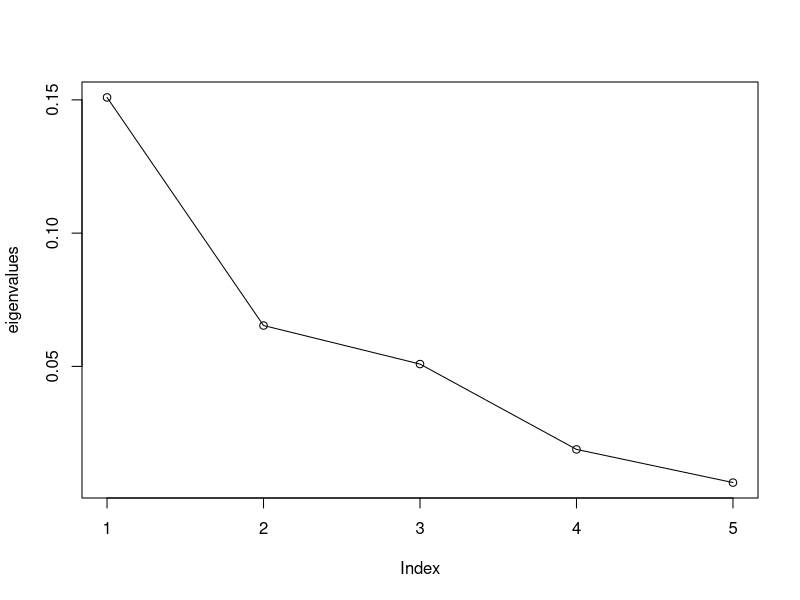
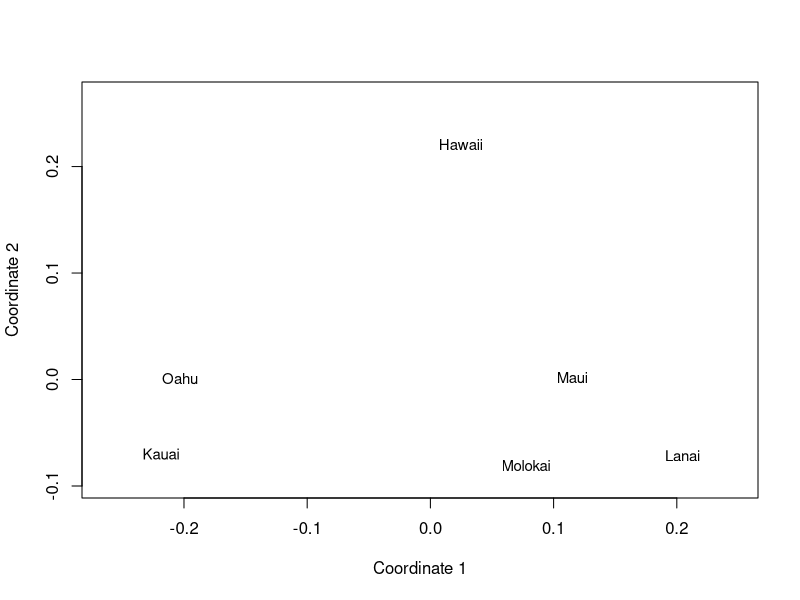
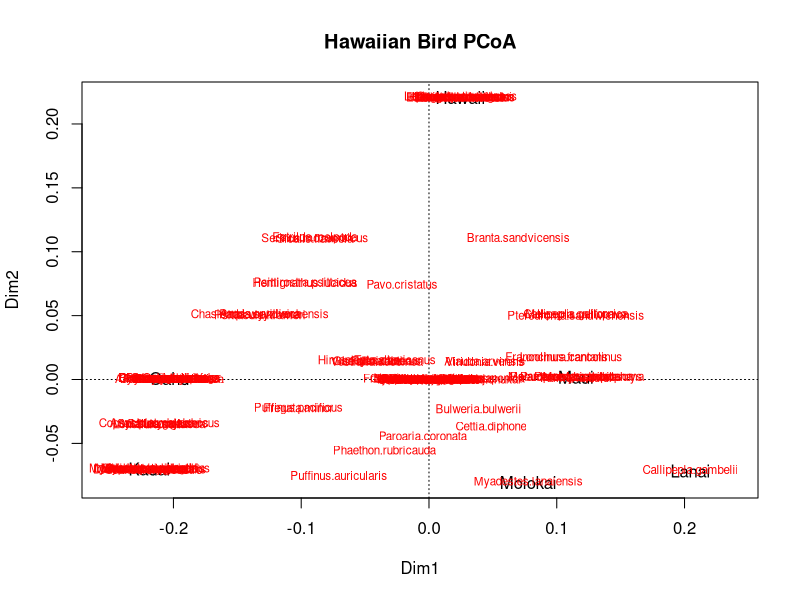
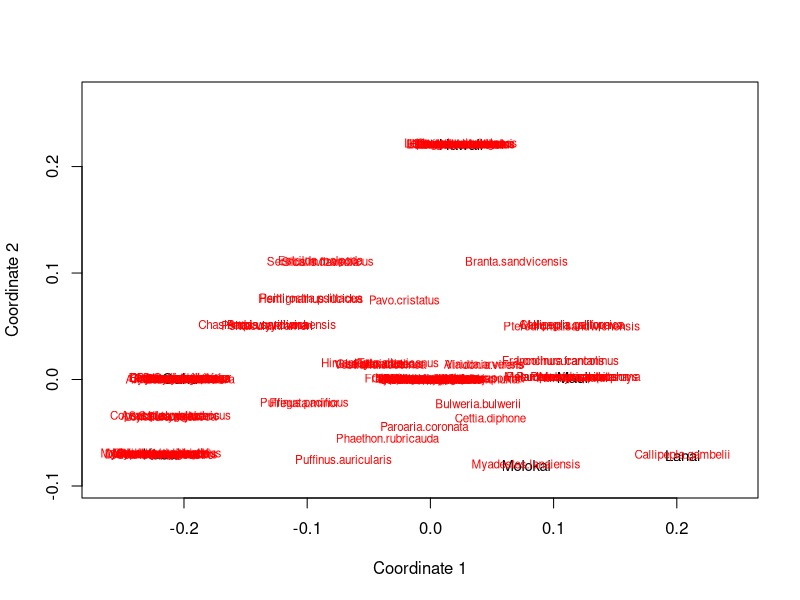
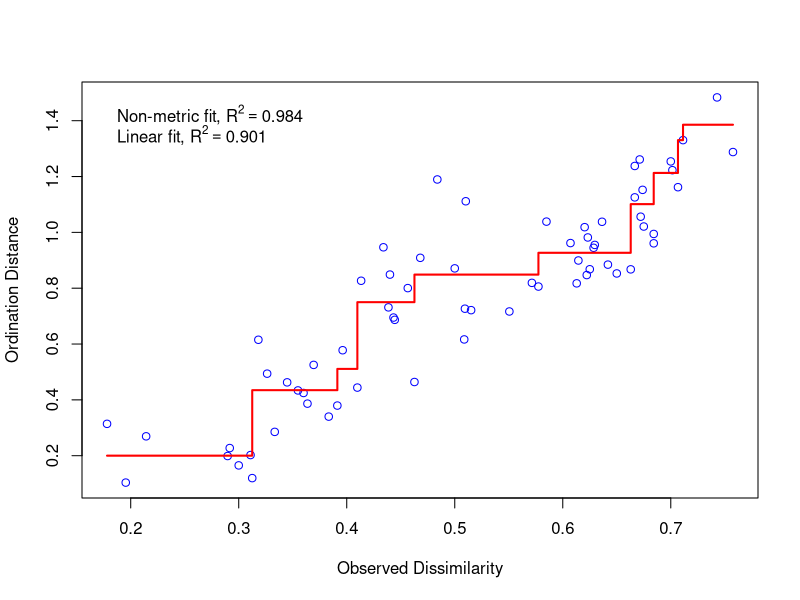
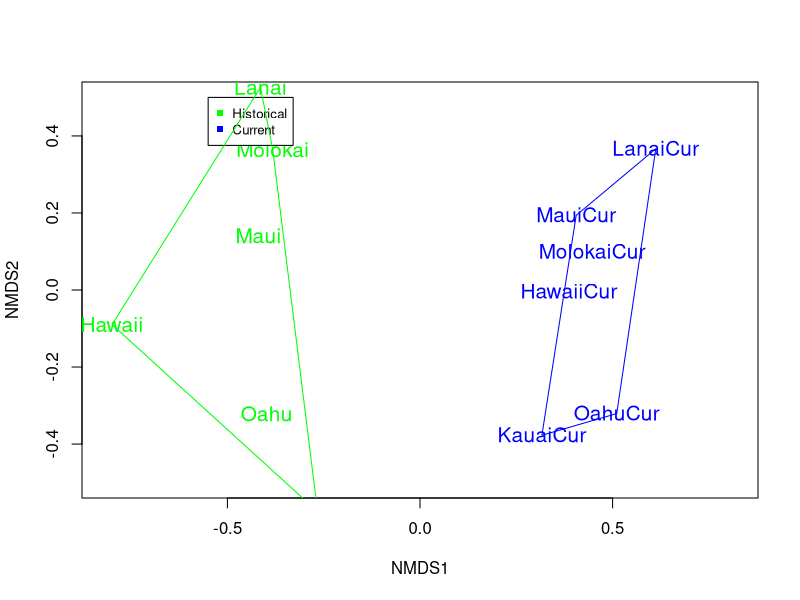
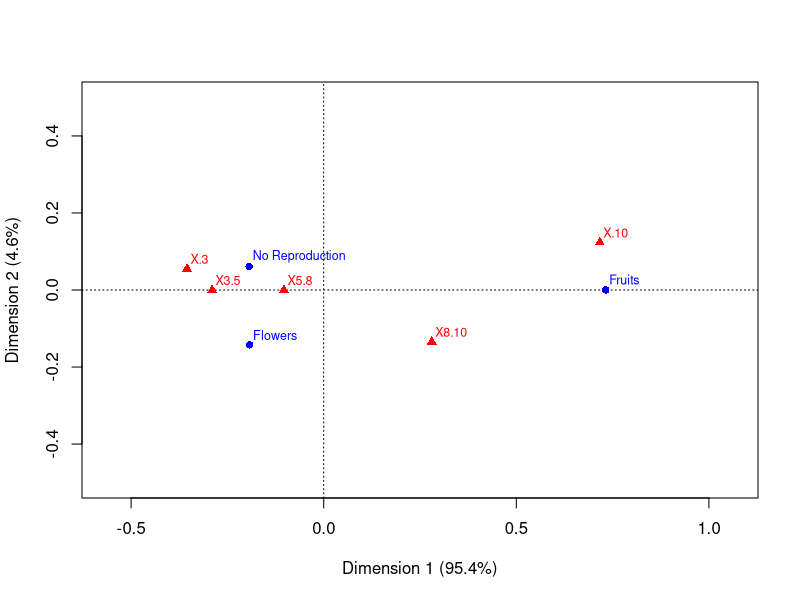
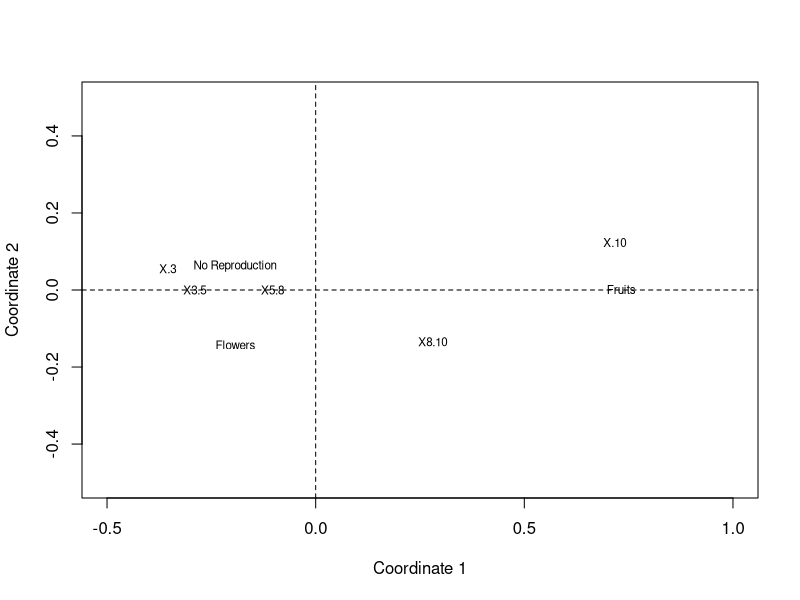

Here is the R script that generated these plots, in order:
# 24 September 2020
# Multivariate Statistics Lab 4—Ordination 2
# David Mason
# Set up R session ####
birds <- read.csv("Lab 4/Data/Current_Hawaiian_Birds.csv", row=1, header=TRUE)
birds2 <- read.csv("Lab 4/Data/combined_birds.csv", row=1, header=TRUE)
tree <- read.csv("Lab 4/Data/tree.csv", row=1, header=TRUE)

library(vegan)
library(ca)
# Principal components analysis ####
jbirds <- vegdist(birds, "bray")
cmd<-cmdscale(jbirds, k=5, eig=TRUE) 
cmd$points

eigenvalues<-cmd$eig[1:5]
propVar<-eigenvalues/sum(eigenvalues)
cumVar<-cumsum(propVar)
PCoA_Table<-cbind(eigenvalues,propVar,cumVar)
PCoA_Table

plot(eigenvalues)
lines(lowess(eigenvalues))

x<-cmd$points[,1]
y<-cmd$points[,2]
plot(x,y,xlab= "Coordinate 1", ylab="Coordinate 2", xlim=range(x)*1.2,ylim=range(y)*1.2, type="n")
text(x,y,labels=rownames(cmd$points), cex=.9)

?ordiplot

ordiplot(scores(cmd)[,c(1,2)], type="t",cex=1, main="Hawaiian Bird PCoA")
abline(h=0,lty=3)
abline(v=0,lty=3)

species<-wascores(cmd$points[,1:2],birds)
text(species,rownames(species),cex=.7, col="red")
# PCA by hand ####
jbirds<-vegdist(birds, "bray")
CORD<--1/2*jbirds^2
C<-as.matrix(CORD)
cs<-colMeans(C)
rs<-rowMeans(C)
C1<-sweep(C,MARGIN=2,cs,FUN="-")
C2<-sweep(C1,MARGIN=1,rs,FUN="-")
delta<-mean(C)+C2

EG<-eigen(delta)
eigenvalues2<-EG$values[1:5]

propVar2<-eigenvalues2/sum(eigenvalues2)
cumVar2<-cumsum(propVar2)
PCoA_Table2<-cbind(eigenvalues2,propVar2,cumVar2)
PCoA_Table2

points2<-sweep(EG$vectors[,1:5],MARGIN=2,sqrt(eigenvalues2), FUN="*")
points2

x<-points2[,1]
y<-points2[,2]

#The coordinates:
plot(x,y,xlab= "Coordinate 1", ylab="Coordinate 2", xlim=range(x)*1.2,ylim=range(y)*1.2, type="n")
text(x,y,labels=rownames(birds), cex=.9)

# Calculate weighted species scores:
scores1<-sweep(birds,MARGIN=1,x, FUN="*")
species1<-colSums(scores1)/colSums(birds)
scores2<-sweep(birds,MARGIN=1,y, FUN="*")
species2<-colSums(scores2)/colSums(birds)

# Add to the plot:
text(cbind(species1,species2),colnames(birds),cex=.7, col="red")
# Non-metric multidimensional scaling ####
jbirds2<-vegdist(birds2, "bray") 
nmdsBird<-metaMDS(jbirds2,k=2, trace=T)
stressplot(nmdsBird)

#Identify the time period as groups:

treat=as.matrix(c(rep("Historical",6),rep("Current",6)))

#Plot out the points (islands):

ordiplot(nmdsBird,type="n",xlim=c(-.5,.5),ylim=c(-.5,.5))
## species scores not available
orditorp(nmdsBird,display="sites",col=c(rep("green",6),rep("blue",6)),air=0.01,cex=1.25)
legend(-.55,.5, c("Historical","Current"), cex=0.8, 
col=c("green","blue"), pch=15:15)

#Add a convex hull around each group:

ordihull(nmdsBird, treat, display="si",lty=1, col="green", show.groups="Historical")
ordihull(nmdsBird, treat, display="si", lty=1, col="blue", show.groups="Current")
# Correspondence Analysis (CA) ####
caTree<- ca(tree)
print(caTree) # inertia = eigenvalues
plot(caTree, xlim = c(-.5, 1),ylim = c(-.5, .5)) 
# CA by hand ####

#Divide the data matrix caTree by the grand total of the matrix:
p <- as.matrix(tree/sum(tree))

#Cross tabulate row and column sums to be used in calculating 
# expected values for the Chi Square values:
rs <- as.vector(apply(p,1,sum))
cs <- as.vector(apply(p,2,sum))

#Calculate expected values for the Chi Square calculation:
cp <- rs %*% t(cs)

#Calculate Chi Square values and check them out:
Qbar <- as.matrix((p - cp) / sqrt(cp))

#Conduct singular value decomposition (svd):

Q.svd <- svd(Qbar)


#Scale eigenvectors for rows and columns by the square root of row and column sums respectively:
V <- diag(1/sqrt(cs)) %*% Q.svd$v 
Vhat <- diag(1/sqrt(rs)) %*% Q.svd$u 

#Calculate ordination coordinates for both rows and columns:

F <- diag(1/rs) %*% p %*% V
Fhat <- diag(1/cs) %*% t(p) %*% Vhat


#Plot row and column coordinates in ordination space.

plot(Fhat[,1:2], xlim = c(-.5, 1),ylim = c(-.5, .5) , type = "n",xlab = "Coordinate 1", ylab = "Coordinate 2", lwd = 2)
text(Fhat[,1:2], labels = colnames(tree), cex = 0.7)
text(F[,1:2], labels = rownames(tree), cex = 0.7)
abline(h = 0, lty = 2)
abline(v = 0, lty = 2)
